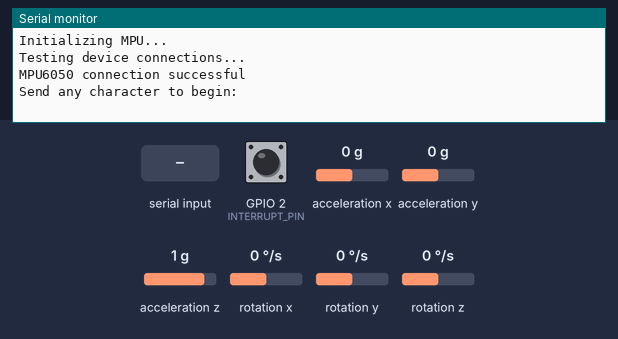
Simulated run of this program. Board: ESP32-S3. On the bench: the last lines printed to the serial monitor. Inputs (shaded band) come from the test bench; at power-on: acceleration x 0 g, acceleration y 0 g, acceleration z 1 g, rotation z 0 °/s, GPIO 2 (INTERRUPT_PIN) LOW, rotation x 0 °/s, rotation y 0 °/s. The sensor or clock chip raises its interrupt line as the real part does.

Above: at 0.8 s.
0.9 s: "1" received over Serial
At 2.0 s:
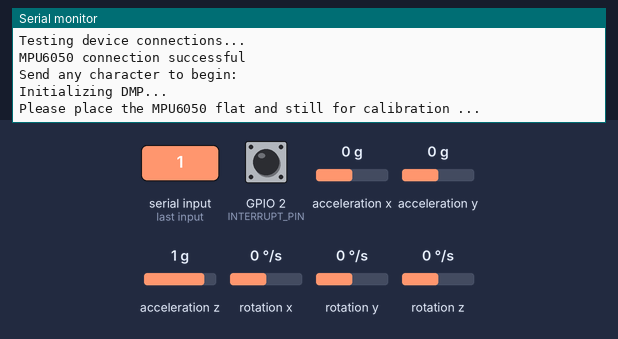
2.9 s: acceleration x set to -1.4 g
5.9 s: acceleration y set to -1.4 g
At 6.4 s:
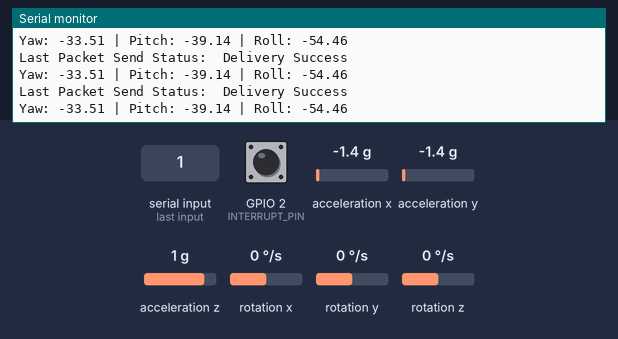
7.4 s: acceleration z set to -1.4 g
At 8.0 s:
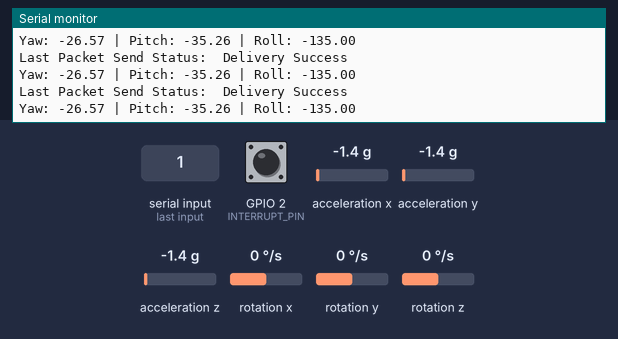
8.9 s: rotation z set to -192 °/s
At 9.6 s:
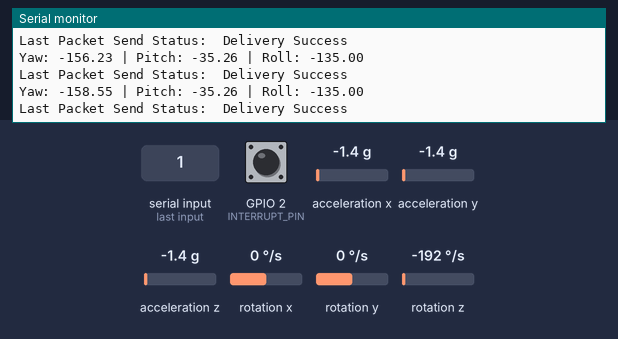
Timing chart, 0 to 11.4 s (numbered marks = the images above; inputs shaded):
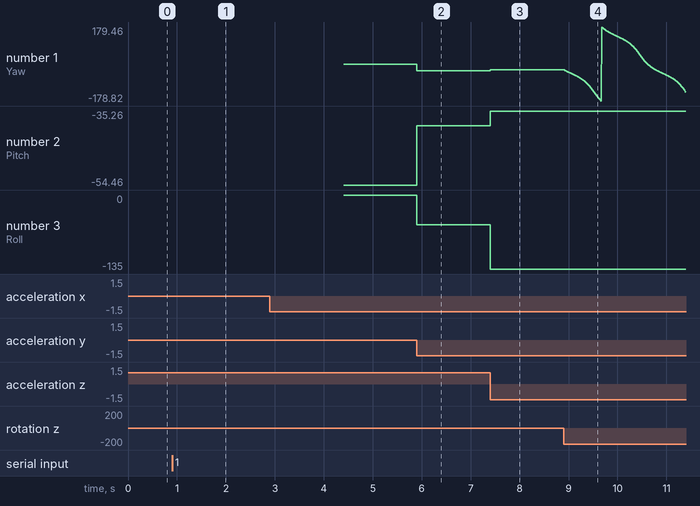

The program:

main.cpp
```cpp
#include <Wire.h>
#include <WiFi.h>
#include <esp_now.h>
#include <esp_wifi.h>
#include "I2Cdev.h"
#include "MPU6050_6Axis_MotionApps612.h"

#define I2C_SDA 19
#define I2C_SCL 20
#define INTERRUPT_PIN 2
#define PIN_START 26 // Pin to toggle for latency measurement, this should be connected to receiver board's PIN_START_IN pin

// uncomment to enable latency logging
// #define ENABLE_LATENCY_LOG
#define ENABLE_DEBUG

// receiver-servo MAC address, run readMacAddress() to get the address
uint8_t consumerMacAddress[] = {0xB0, 0x81, 0x84, 0x9B, 0x60, 0x28}; // TODO: replace with your receiver ESP32's MAC address

MPU6050 mpu;

// MPU control/status vars
bool dmpReady = false;  // set true if DMP init was successful
uint8_t devStatus;      // return status after each device operation (0 = success, !0 = error)
uint16_t packetSize;    // expected DMP packet size (default is 42 bytes)
uint8_t fifoBuffer[64]; // FIFO storage buffer

// orientation/motion vars
Quaternion q;           // [w, x, y, z]         quaternion container
VectorFloat gravity;    // [x, y, z]            gravity vector
float ypr[3];           // [yaw, pitch, roll]   yaw/pitch/roll container and gravity vector

volatile bool mpuInterrupt = false;
void IRAM_ATTR dmpDataReady() {
#ifdef ENABLE_LATENCY_LOG
  digitalWrite(PIN_START, HIGH);
  delayMicroseconds(5);
  digitalWrite(PIN_START, LOW);
#endif
  mpuInterrupt = true;
}

struct YPRPacket {
  int16_t yaw;
  int16_t pitch;
  int16_t roll;
};

esp_now_peer_info_t peerInfo;


// Helper function to read device MAC address
void readMacAddress(){
  uint8_t baseMac[6];
  esp_err_t ret = esp_wifi_get_mac(WIFI_IF_STA, baseMac);
  if (ret == ESP_OK) {
    Serial.printf("%02x:%02x:%02x:%02x:%02x:%02x\n",
                  baseMac[0], baseMac[1], baseMac[2],
                  baseMac[3], baseMac[4], baseMac[5]);
  } else {
    Serial.println("Failed to read MAC address");
  }
}

// callback when ESP-NOW data is sent
void OnDataSent(const uint8_t *mac_addr, esp_now_send_status_t status) {
#ifdef ENABLE_DEBUG
  Serial.print("\r\nLast Packet Send Status:\t");
  Serial.println(status == ESP_NOW_SEND_SUCCESS ? "Delivery Success" : "Delivery Fail");
#endif
}

void initMPU() {
  Serial.println(F("Initializing MPU..."));
  mpu.initialize();
  pinMode(INTERRUPT_PIN, INPUT);

  Serial.println(F("Testing device connections..."));
  Serial.println(mpu.testConnection() ? F("MPU6050 connection successful") : F("MPU6050 connection failed"));

#ifdef ENABLE_DEBUG
  Serial.println(F("\nSend any character to begin: "));
  while (Serial.available() && Serial.read()); // empty buffer
  while (!Serial.available());                 // wait for data
  while (Serial.available() && Serial.read()); // empty buffer again
#endif

  // load and configure the DMP
  Serial.println(F("Initializing DMP..."));
  devStatus = mpu.dmpInitialize();

  // You can supply your own acc and gyro offsets here after calibration
  // mpu.setXAccelOffset(1326);
  // mpu.setYAccelOffset(-1899);
  // mpu.setZAccelOffset(1258);

  // mpu.setXGyroOffset(-54);
  // mpu.setYGyroOffset(-29);
  // mpu.setZGyroOffset(31);

  if (devStatus == 0) {
    Serial.println(F("Please place the MPU6050 flat and still for calibration ..."));
    delay(3000); // give 3 seconds for the user to settle it
    // Calibration Time: generate offsets and calibrate our MPU6050
    mpu.CalibrateAccel(6);
    mpu.CalibrateGyro(6);
    mpu.PrintActiveOffsets();

    Serial.println(F("Enabling DMP..."));
    mpu.setDMPEnabled(true);

    attachInterrupt(digitalPinToInterrupt(INTERRUPT_PIN), dmpDataReady, RISING);

    // set our DMP Ready flag so the main loop() function knows it's okay to use it
    Serial.println(F("DMP ready! Waiting for first interrupt..."));
    packetSize = mpu.dmpGetFIFOPacketSize();

    dmpReady = true;
    Serial.println(F("DMP ready!"));
  } else {
    Serial.printf("DMP Initialization failed (code %d)\n", devStatus);
  }

}

void setup() {
  Wire.begin(I2C_SDA, I2C_SCL, 400000);
  Serial.begin(115200);
  while (!Serial) delay(10);

  WiFi.mode(WIFI_STA);
  if (esp_now_init() != ESP_OK) {
    Serial.println("Error initializing ESP-NOW");
    return;
  }

  esp_now_register_send_cb(OnDataSent);
  memcpy(peerInfo.peer_addr, consumerMacAddress, 6);
  peerInfo.channel = 0;
  peerInfo.encrypt = false;

  if (esp_now_add_peer(&peerInfo) != ESP_OK){
    Serial.println("Failed to add peer");
    return;
  }

  initMPU();

#ifdef ENABLE_LATENCY_LOG
  pinMode(PIN_START, OUTPUT);
  digitalWrite(PIN_START, LOW);
#endif
}

void loop() {

  if (!dmpReady) return;

  if(mpu.dmpGetCurrentFIFOPacket(fifoBuffer)) {
    mpu.dmpGetQuaternion(&q, fifoBuffer);
    mpu.dmpGetGravity(&gravity, &q);
    mpu.dmpGetYawPitchRoll(ypr, &q, &gravity);

    float yaw  = ypr[0] * RAD_TO_DEG;
    float pitch = ypr[1] * RAD_TO_DEG;
    float roll  = ypr[2] * RAD_TO_DEG;

#ifdef ENABLE_DEBUG
    Serial.printf("Yaw: %.2f | Pitch: %.2f | Roll: %.2f\n", yaw, pitch, roll);
#endif

    // Build packet
    YPRPacket pkt = {
      (int16_t)(yaw * 100.0f),
      (int16_t)(pitch * 100.0f),
      (int16_t)(roll * 100.0f)
    };

    if (esp_now_send(consumerMacAddress, (uint8_t *) &pkt, sizeof(pkt)) != ESP_OK) {
      Serial.println("Error sending the data");
    }
  }
}
```

Measured:
- after the input at 0.9 s, the serial monitor: prints a new line at once (image 1)
- after the input at 5.9 s, the serial monitor: prints a new line at once (image 2)
- after the input at 7.4 s, the serial monitor: prints a new line at once (image 3)
- after the input at 8.9 s, the serial monitor: prints a new line at once (image 4)
- plotted number 1: 0 → -33.51 after the input at 5.9 s, -33.51 → -26.57 after the input at 7.4 s, -26.57 → -135.67 after the input at 8.9 s
- plotted number 2: -54.46 → -39.14 after the input at 5.9 s, -39.14 → -35.26 after the input at 7.4 s
- plotted number 3: -54.46 → -135 after the input at 7.4 s
